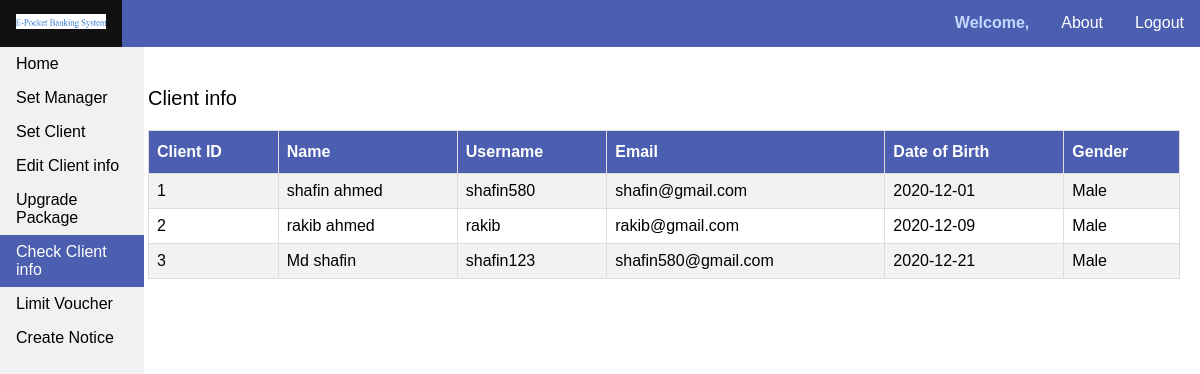
/view/admin_check_clientInfo.php (signed in), run on an earlier commit of the app's database.
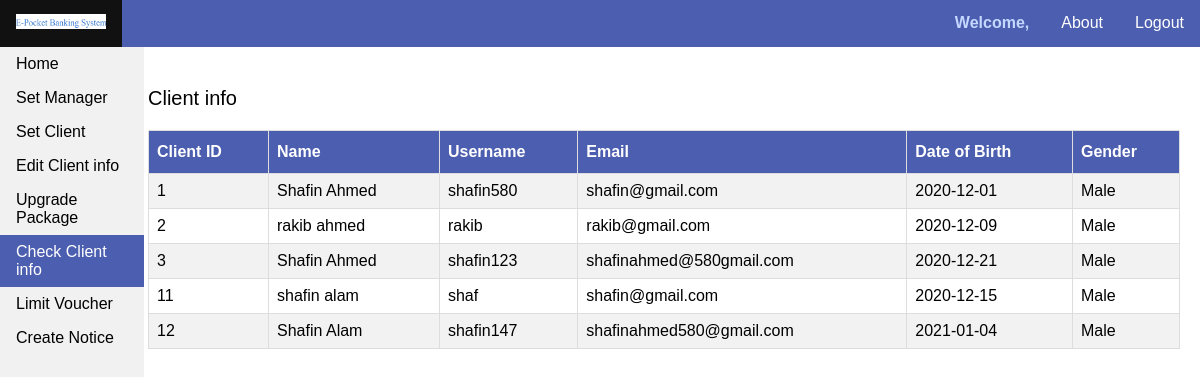
And on a later commit of the database.
### tables this page shows
CREATE TABLE `client` (
  `c_id` int(11) NOT NULL,
  `c_name` varchar(50) NOT NULL,
  `c_password` varchar(50) NOT NULL,
  `c_username` varchar(30) NOT NULL,
  `c_email` varchar(50) NOT NULL,
  `c_gender` varchar(10) NOT NULL,
  `c_dob` date NOT NULL,
  `c_credit` double DEFAULT 0,
  `vouchers` int(11) NOT NULL DEFAULT 0,
  `c_package` varchar(20) NOT NULL DEFAULT 'Basic',
  `c_assigned_manager` varchar(30) NOT NULL,
  `is_blocked` varchar(15) NOT NULL DEFAULT 'false',
  `warning` varchar(10) NOT NULL DEFAULT 'false',
  `markBan` varchar(10) NOT NULL DEFAULT 'false'
);

### models/adminService.php (the view, shortened to what this page needs)
<?php
function getClientInfo()
{
    $conn = getConnection('localhost', 'root', '', 'e_pocket_system');
    $sql = "select * from client";
    $data = mysqli_query($conn, $sql);
    while($row = mysqli_fetch_assoc($data))
    {
        echo "<tr><td>". $row["c_id"] . "</td><td>". $row["c_name"]. "</td><td>". $row["c_username"] ."</td><td>".  $row["c_email"] . "</td><td>". $row["c_dob"]. "</td><td>". $row["c_gender"].  "</td></tr>";
    }
}

### view/admin_check_clientInfo.php (shortened to what this page needs)
<?php
    require_once('../models/adminService.php');
    $userInformation = getUsersInformation($_SESSION['username']);
?>
<!DOCTYPE html>
<html lang="en">
<head>
    <link rel="stylesheet" href="../assets/css/admin/style.css">
</head>
<body>
    <ul class="navbar">
        <li class="navbar-list">
            <a href="admin_home.php"><img src="../assets/gallery/logo.jpg" alt="Logo" class="logo"></a>
        </li>
        <li class="navbar-list right">
            <a href="../php/logout.php">Logout</a>
        </li>
        <li class="navbar-list right">
            <a href="about.html" target="_blank">About</a>
        </li>
        <li class="navbar-list right">
            <span class="user-info">Welcome, <?=$userInformation[0]['a_username']?></span>
        </li>
    </ul>
    <ul class="sidebar" >
        <li class="sidebar-list"><a href="admin_home.php">Home</a></li>
        <li class="sidebar-list"><a href="admin_set_manager.php">Set Manager</a></li>
        <li class="sidebar-list"><a href="admin_set_client.php">Set Client</a></li>
        <li class="sidebar-list"><a href="admin_edit_clientInfo.php">Edit Client info</a></li>
        <li class="sidebar-list"><a href="admin_upgrade_package.php">Upgrade Package</a></li>
        <li class="sidebar-list"><a  class="active" href="admin_check_clientInfo.php">Check Client info</a></li>
        <li class="sidebar-list"><a href="admin_limit_voucher.php">Limit Voucher</a></li>
        <li class="sidebar-list"><a href="admin_create_notice.php">Create Notice</a></li>
    </ul>
    <div class="container">
        <form action="">
            <p class="table-header">Client info</p>
            <table border="1" width="100%" id="table">
                <tr>
                    <th>Client ID</th>
                    <th>Name</th>
                    <th>Username</th>
                    <th>Email</th>
                    <th>Date of Birth</th>
                    <th>Gender</th>
                </tr>
                <?php getClientInfo(); ?>
            </table>
        </form>
    </div>
</body>
</html>

### assets/css/admin/style.css (style rules this page uses)
body { padding: 0; margin: 0; }
#table { font-family: Arial, Helvetica, sans-serif; border-collapse: collapse; width: 100%; }
#table td, #table th { border: 1px solid #ddd; padding: 8px; }
#table tr:nth-child(even) { background-color: #f2f2f2; }
#table th { padding-top: 12px; padding-bottom: 12px; text-align: left; background-color: #4c5eaf; color: white; }
.table-header { font-family: Arial, Helvetica, sans-serif; font-size: 20px; font-weight: 400; }
.sidebar { list-style-type: none; margin: 0; padding: 0; width: 12%; background-color: #f1f1f1; position: fixed; height: 100%; overflow: auto; }
.sidebar-list a { display: block; color: #000; padding: 8px 16px; text-decoration: none; font-family: Arial, Helvetica, sans-serif; }
.sidebar-list a.active { background-color: #4c5eaf; color: white; }
.navbar { list-style: none; margin: 0; padding: 0; overflow: hidden; background-color: #4c5eaf; }
.navbar-list { float: left; font-family: Arial, Helvetica, sans-serif; }
.navbar-list a { display: block; color: white; text-align: center; padding: 14px 16px; text-decoration: none; }
.logo { max-width: 90px; }
.right { float: right; }
.user-info { color: #c4d7ff; display: block; text-transform: capitalize; padding: 14px 16px; font-weight: 600; }
.container { width: 86%; float: right; padding: 20px; }

What changed in the data, as far as the page shows it:
changed client "shafin580": c_name "shafin ahmed" → "Shafin Ahmed"
changed client "shafin123": c_name "Md shafin" → "Shafin Ahmed"; c_email "shafin580@gmail.com" → "shafinahmed@580gmail.com"
added client: c_id "11", c_name "shafin alam", c_username "shaf", c_email "shafin@gmail.com", c_dob "2020-12-15", c_gender "Male"
added client: c_id "12", c_name "Shafin Alam", c_username "shafin147", c_email "shafinahmed580@gmail.com", c_dob "2021-01-04", c_gender "Male"
